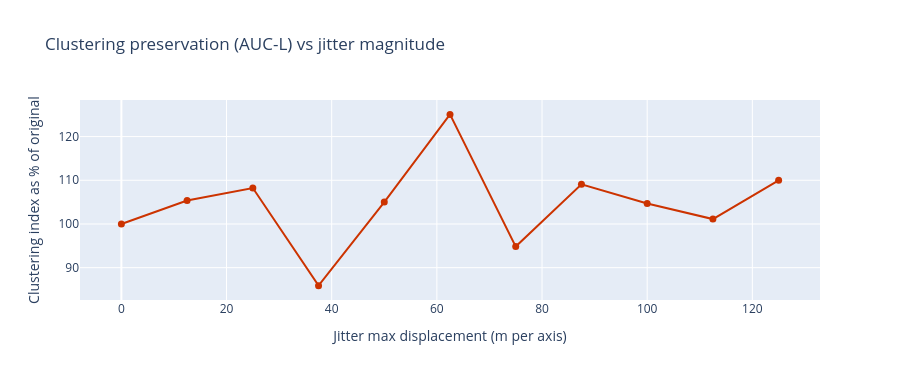

The cell this chart's notebook holds for it:
### Markdown cell above
## Part 2 — Multi-scale Evaluation: Ripley's K Across Jitter Levels

How much does the L-function change as we increase `jitter_max_frac` from
0 (no displacement) to 0.5 (±125 m)?

A single scalar — the area under the positive part of the L-curve (AUC-L) —
summarises clustering intensity across all scales. Plotting AUC-L vs jitter
level shows the **rate of spatial structure degradation** with increasing noise.

### Code cell
jitter_fracs = np.linspace(0, 0.5, 11)  # jitter_max_frac values
support = np.linspace(10, 300, 30)
auc_L_values = []

for frac in jitter_fracs:
    J_i = 250 * frac
    if J_i == 0:
        xy_i = xy_orig.copy()
    else:
        xy_i = xy_orig + rng.uniform(-J_i, J_i, xy_orig.shape)
    with warnings.catch_warnings():
        warnings.simplefilter('ignore')
        k_res = k_test(xy_i, keep_simulations=False, support=support)
    L_i = np.sqrt(k_res.statistic / np.pi) - support
    auc_L_values.append(float(np.trapz(np.maximum(L_i, 0), support)))

auc_baseline = auc_L_values[0]
auc_pct = [100 * v / auc_baseline for v in auc_L_values]
jitter_m = [250 * f for f in jitter_fracs]

fig = go.Figure()
fig.add_scatter(x=jitter_m, y=auc_pct,
                mode='lines+markers',
                line=dict(color='#cc3300', width=2),
                marker=dict(size=7))
fig.update_layout(
    title='Clustering preservation (AUC-L) vs jitter magnitude',
    xaxis_title='Jitter max displacement (m per axis)',
    yaxis_title='Clustering index as % of original',
    height=380
)
fig.show()
print(f'At ±{J_BASE:.0f} m (jitter_max_frac=0.25): {auc_pct[5]:.1f}% of original clustering preserved')

### Figure 1 — Plotly figure (JSON) as saved in the notebook; plotly's stock layout.template omitted (floating-point values rounded to 4 significant figures)
{"data": [{"line": {"color": "#cc3300", "width": 2}, "marker": {"size": 7}, "mode": "lines+markers", "type": "scatter", "x": [0.0, 12.5, 25.0, 37.5, 50.0, 62.5, 75.0, 87.5, 100.0, 112.5, 125.0], "y": [100.0, 105.4, 108.2, 85.89, 105.0, 125.1, 94.82, 109.1, 104.7, 101.1, 110.0]}], "layout": {"height": 380, "title": {"text": "Clustering preservation (AUC-L) vs jitter magnitude"}, "xaxis": {"title": {"text": "Jitter max displacement (m per axis)"}}, "yaxis": {"title": {"text": "Clustering index as % of original"}}}}
